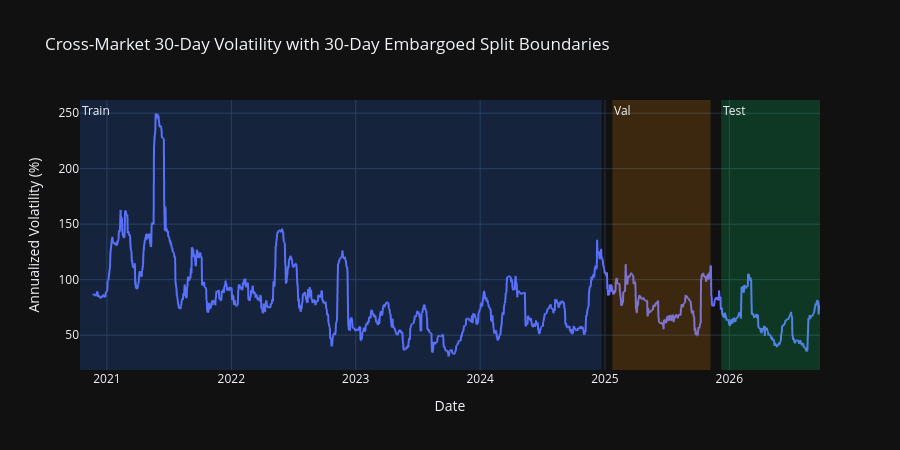

Write notebook code for a chart like this one.
### Markdown cell above
## 10. Leakage Control & Split Regimes with 30-Day Embargo

To prevent information leakage between consecutive train/val/test splits when predicting forward multi-horizon targets ($h \in \{1, 3, 7, 14, 30\}$ days), our pipeline implements an explicit **30-day embargo period** between splits.

### Code cell
total_days = len(ret_active)
train_len = int(total_days * 0.70)
val_len = int(total_days * 0.15)
test_len = total_days - train_len - val_len
embargo = 30

train_start = ret_active.index[0]
train_end = ret_active.index[train_len - 1]
val_start = ret_active.index[train_len + embargo]
val_end = ret_active.index[train_len + val_len - 1]
test_start = ret_active.index[train_len + val_len + embargo]
test_end = ret_active.index[-1]

vol_30d = ret_active.rolling(30).std().median(axis=1) * np.sqrt(365) * 100

fig_embargo = px.line(
    x=vol_30d.index,
    y=vol_30d.values,
    labels={"x": "Date", "y": "Annualized Volatility (%)"},
    title="Cross-Market 30-Day Volatility with 30-Day Embargoed Split Boundaries"
)

splits_display = [
    ("Train", train_start, train_end, "rgba(41, 121, 255, 0.18)"),
    ("Val", val_start, val_end, "rgba(255, 145, 0, 0.18)"),
    ("Test", test_start, test_end, "rgba(0, 230, 118, 0.18)")
]

for name, start, end, col in splits_display:
    fig_embargo.add_vrect(x0=start, x1=end, fillcolor=col, line_width=0, annotation_text=name, annotation_position="top left")

fig_embargo.update_layout(height=450)
fig_embargo.show()

print(f"Train Period: {train_start.strftime('%Y-%m-%d')} to {train_end.strftime('%Y-%m-%d')} ({train_len} days)")
print(f"Embargo 1:    30 Days Pruned (Zero target overlap)")
print(f"Val Period:   {val_start.strftime('%Y-%m-%d')} to {val_end.strftime('%Y-%m-%d')} ({val_len - embargo} days)")
print(f"Embargo 2:    30 Days Pruned (Zero target overlap)")
print(f"Test Period:  {test_start.strftime('%Y-%m-%d')} to {test_end.strftime('%Y-%m-%d')} ({test_len - embargo} days)")

### Figure 1 — Plotly figure (JSON) as saved in the notebook; plotly's stock layout.template omitted (floating-point values rounded to 4 significant figures; data arrays with more than 128 entries replaced by an {"elided": "..."} marker saying what was removed)
{"data": [{"hovertemplate": "Date=%{x}<br>Annualized Volatility (%)=%{y}<extra></extra>", "legendgroup": "", "line": {"color": "#636efa", "dash": "solid"}, "marker": {"symbol": "circle"}, "mode": "lines", "name": "", "showlegend": false, "type": "scattergl", "x": {"elided": "2131 str values"}, "xaxis": "x", "y": {"elided": "2131 float values"}, "yaxis": "y"}], "layout": {"annotations": [{"showarrow": false, "text": "Train", "x": "2020-10-14T00:00:00", "xanchor": "left", "xref": "x", "y": 1, "yanchor": "top", "yref": "y domain"}, {"showarrow": false, "text": "Val", "x": "2025-01-23T00:00:00", "xanchor": "left", "xref": "x", "y": 1, "yanchor": "top", "yref": "y domain"}, {"showarrow": false, "text": "Test", "x": "2025-12-08T00:00:00", "xanchor": "left", "xref": "x", "y": 1, "yanchor": "top", "yref": "y domain"}], "height": 450, "legend": {"tracegroupgap": 0}, "shapes": [{"fillcolor": "rgba(41, 121, 255, 0.18)", "line": {"width": 0}, "type": "rect", "x0": "2020-10-14T00:00:00", "x1": "2024-12-23T00:00:00", "xref": "x", "y0": 0, "y1": 1, "yref": "y domain"}, {"fillcolor": "rgba(255, 145, 0, 0.18)", "line": {"width": 0}, "type": "rect", "x0": "2025-01-23T00:00:00", "x1": "2025-11-07T00:00:00", "xref": "x", "y0": 0, "y1": 1, "yref": "y domain"}, {"fillcolor": "rgba(0, 230, 118, 0.18)", "line": {"width": 0}, "type": "rect", "x0": "2025-12-08T00:00:00", "x1": "2026-09-24T00:00:00", "xref": "x", "y0": 0, "y1": 1, "yref": "y domain"}], "title": {"text": "Cross-Market 30-Day Volatility with 30-Day Embargoed Split Boundaries"}, "xaxis": {"anchor": "y", "domain": [0.0, 1.0], "title": {"text": "Date"}}, "yaxis": {"anchor": "x", "domain": [0.0, 1.0], "title": {"text": "Annualized Volatility (%)"}}}}
